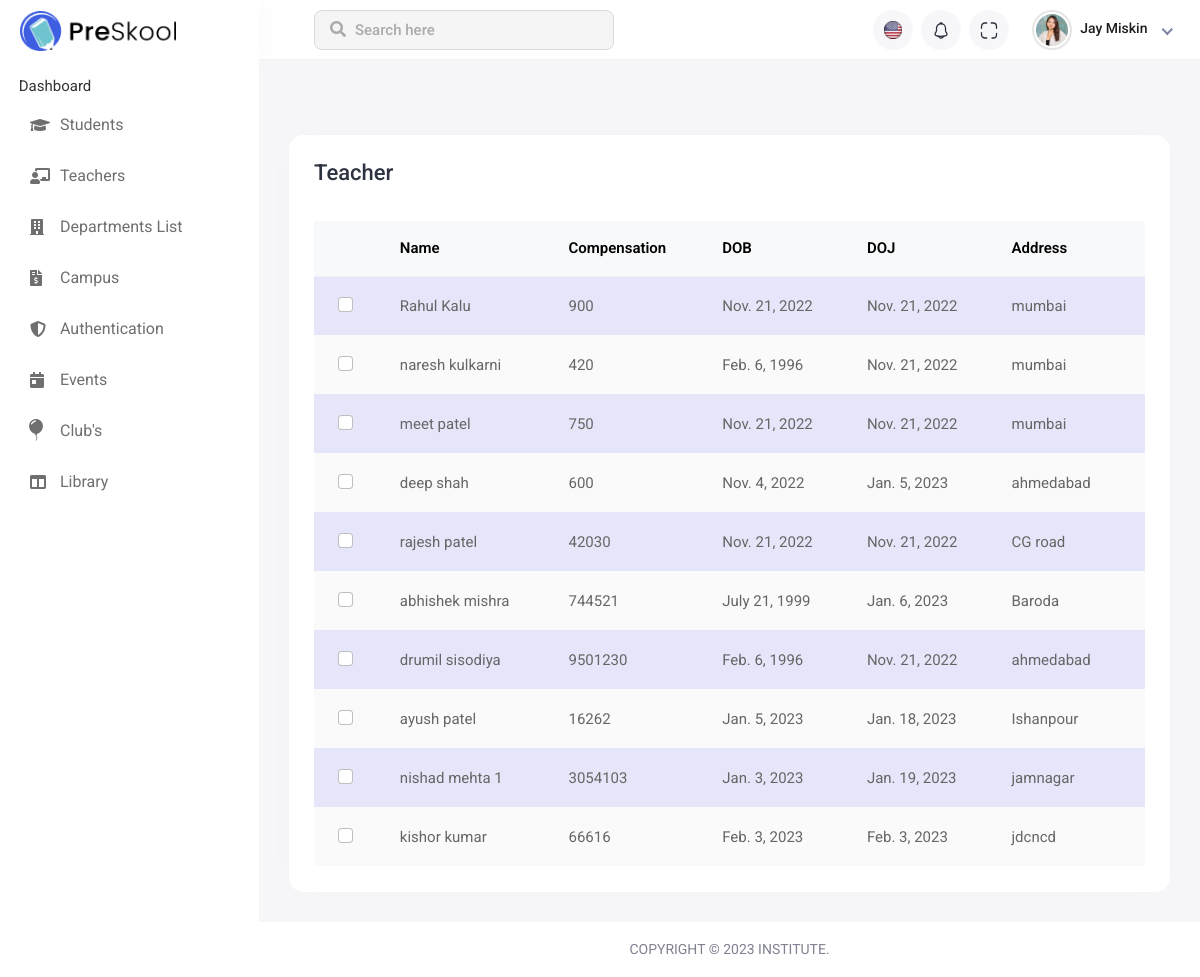
The page /teacher_page/ (signed in) on the database its author committed.
### institute_App/models.py (models this page shows, shortened)
class Common(models.Model):
    Master=models.ForeignKey(Master, on_delete=models.CASCADE)
    Name=models.CharField(max_length=50)
    DateOfBirth=models.DateField(default='2022-11-21')
    DateOfJoining=models.DateField(default='2022-11-21')
    Address=models.CharField(max_length=100)
    class Meta:
        db_table="common"

class Teacher(models.Model):
    Common=models.ForeignKey(Common, on_delete=models.CASCADE)
    Compensation=models.CharField(max_length=10)
    class Meta:
        db_table="teacher"

### institute_App/views.py (the view)
# urls.py: path('teacher_page/',teacher_page,name='teacher_page'),
def teacher_page(request):
    if 'email' in request.session:
        teacher_page_data(request) #load student data
        return render(request,'teacher_page.html', data)
    return render(request,'teacher_page.html')

### institute_App/views.py (called while the page is built)
def teacher_page_data(request):
    print(request.POST)
    teacher = Teacher.objects.all()
    data['teacher'] = teacher

### institute_App/templates/teacher_page.html (shortened to what this page needs)
{% extends 'base.html' %}
{% load static %}
{% block main_content %}
<div class="main-wrapper">
    <div class="header">
        <div class="header-left">
            <a href="{% static 'index-2.html' %}" class="logo">
                <img src="{% static 'assets/img/logo.png' %}" alt="Logo">
            </a>
        </div>
        <div class="top-nav-search">
            <form>
                <input type="text" class="form-control" placeholder="Search here">
                <button class="btn" type="submit"><i class="fas fa-search"></i></button>
            </form>
        </div>
        <ul class="nav user-menu">
            <li class="nav-item dropdown noti-dropdown language-drop me-2">
                <a href="#" class="dropdown-toggle nav-link header-nav-list" data-bs-toggle="dropdown">
                    <img src="{% static 'assets/img/icons/header-icon-01.svg' %}" alt="">
                </a>
            </li>
            <li class="nav-item dropdown noti-dropdown me-2">
                <a href="#" class="dropdown-toggle nav-link header-nav-list" data-bs-toggle="dropdown">
                    <img src="{% static 'assets/img/icons/header-icon-05.svg' %}" alt="">
                </a>
            </li>
            <li class="nav-item zoom-screen me-2">
                <a href="#" class="nav-link header-nav-list win-maximize">
                    <img src="{% static 'assets/img/icons/header-icon-04.svg' %}" alt="">
                </a>
            </li>
            <li class="nav-item dropdown has-arrow new-user-menus">
                <a href="#" class="dropdown-toggle nav-link" data-bs-toggle="dropdown">
                    <span class="user-img">
                        <img class="rounded-circle" src="{% static 'assets/img/profiles/avatar-01.jpg' %}" width="31"
                            alt="Ryan Taylor">
                        <div class="user-text">
                            <h6>{{user_data.first_name}} {{user_data.last_name}}</h6>
                        </div>
                    </span>
                </a>
            </li>
        </ul>
    </div><br><br>
    <div class="sidebar" id="sidebar">
        <div class="sidebar-inner slimscroll">
            <div id="sidebar-menu" class="sidebar-menu">
                <ul>
                    <li class="submenu" >
                        <span> Dashboard </span>
                        </li>
                    <li class="submenu">
                        <a href="#"><i class="fas fa-graduation-cap"></i> <span> Students</span> </a>
                    </li>
                    <li class="submenu">
                        <a href="#"><i class="fas fa-chalkboard-teacher"></i> <span> Teachers</span> </a>
                    </li>
                    <li>
                        <a href="{% url 'department_page' %}"><i class="fas fa-building"></i> <span> Departments List</span></a>
                    </li>
                    <li>
                        <a href="{% url 'maintenance_page' %}"><i class="fas fa-file-invoice-dollar"></i> <span> Campus</span></a>
                    </li>
                    <li class="submenu">
                        <a href="#"><i class="fas fa-shield-alt"></i> <span>Authentication </span> </a>
                    </li>
                    <li>
                        <a href="{% url 'event_page' %}"><i class="fas fa-calendar-day"></i> <span>Events</span></a>
                    </li>
                    <li>
                        <a href="{% url 'club_page' %}"><i class="bi bi-balloon-fill" style="font-size: 22px; margin-left: -5px;"></i> <span style="padding-left: 5px;">Club's</span></a>
                    </li>
                    <li class="submenu">
                        <a href="#"><i class="fas fa-columns"></i> <span> Library </span> </a>
                    </li>
                </ul>
            </div>
        </div>
    </div>
    <div class="page-wrapper">
        <div class="content container-fluid">
            <div class="row">
                <div class="col-sm-12">
                    <div class="card card-table comman-shadow">
                        <div class="card-body">
                            <div class="page-header">
                                <div class="row align-items-center">
                                    <div class="col">
                                        <h3 class="page-title">Teacher</h3>
                                    </div>
                                </div>
                            </div>
                            <div class="table-responsive">
                                <table
                                    class="table border-0 star-student table-hover table-center mb-0 datatable table-striped">
                                    <thead class="student-thread">
                                        <tr>
                                            <th>
                                            </th>
                                            <th>Name</th>
                                            <th>Compensation</th>
                                            <th>DOB</th>
                                            <th>DOJ</th>
                                            <th>Address</th>
                                        </tr>
                                    </thead>
                                    <tbody>
                                        {% for S_data in teacher %}
                                        <tr>
                                            <td>
                                                <div class="form-check check-tables">
                                                    <input class="form-check-input" type="checkbox" value="something">
                                                </div>
                                            </td>
                                            <td>{{S_data.Common.Name}}</td>
                                            <td>{{S_data.Compensation}}</td>
                                            <td>{{S_data.Common.DateOfBirth}}</td>
                                            <td>{{S_data.Common.DateOfJoining}}</td>
                                            <td>{{S_data.Common.Address}}</td>
                                        </tr>
                                        {% endfor %}
                                    </tbody>
                                </table>
                            </div>
                        </div>
                    </div>
                </div>
            </div>
        </div>
        <footer>
            <p>Copyright © 2023 Institute.</p>
        </footer>
    </div>
</div>
{% endblock %}

### institute_App/templates/teacher_page.html (style rules this page uses)
.page-wrapper { min-height: 406px !important; }
.star-student.table-striped tbody tr:nth-of-type(odd) { background-color: lavender; }

### rows shown on the page
Common: first_name "Jay", last_name "Miskin"
Teacher: Common.Name "Rahul Kalu", Compensation "900", Common.DateOfBirth "Nov. 21, 2022", Common.DateOfJoining "Nov. 21, 2022", Common.Address "mumbai"
Teacher: Common.Name "naresh kulkarni", Compensation "420", Common.DateOfBirth "Feb. 6, 1996", Common.DateOfJoining "Nov. 21, 2022", Common.Address "mumbai"
Teacher: Common.Name "meet patel", Compensation "750", Common.DateOfBirth "Nov. 21, 2022", Common.DateOfJoining "Nov. 21, 2022", Common.Address "mumbai"
Teacher: Common.Name "deep shah", Compensation "600", Common.DateOfBirth "Nov. 4, 2022", Common.DateOfJoining "Jan. 5, 2023", Common.Address "ahmedabad"
Teacher: Common.Name "rajesh patel", Compensation "42030", Common.DateOfBirth "Nov. 21, 2022", Common.DateOfJoining "Nov. 21, 2022", Common.Address "CG road"
Teacher: Common.Name "abhishek mishra", Compensation "744521", Common.DateOfBirth "July 21, 1999", Common.DateOfJoining "Jan. 6, 2023", Common.Address "Baroda"
Teacher: Common.Name "drumil sisodiya", Compensation "9501230", Common.DateOfBirth "Feb. 6, 1996", Common.DateOfJoining "Nov. 21, 2022", Common.Address "ahmedabad"
Teacher: Common.Name "ayush patel", Compensation "16262", Common.DateOfBirth "Jan. 5, 2023", Common.DateOfJoining "Jan. 18, 2023", Common.Address "Ishanpour"
Teacher: Common.Name "nishad mehta 1", Compensation "3054103", Common.DateOfBirth "Jan. 3, 2023", Common.DateOfJoining "Jan. 19, 2023", Common.Address "jamnagar"
Teacher: Common.Name "kishor kumar", Compensation "66616", Common.DateOfBirth "Feb. 3, 2023", Common.DateOfJoining "Feb. 3, 2023", Common.Address "jdcncd"
